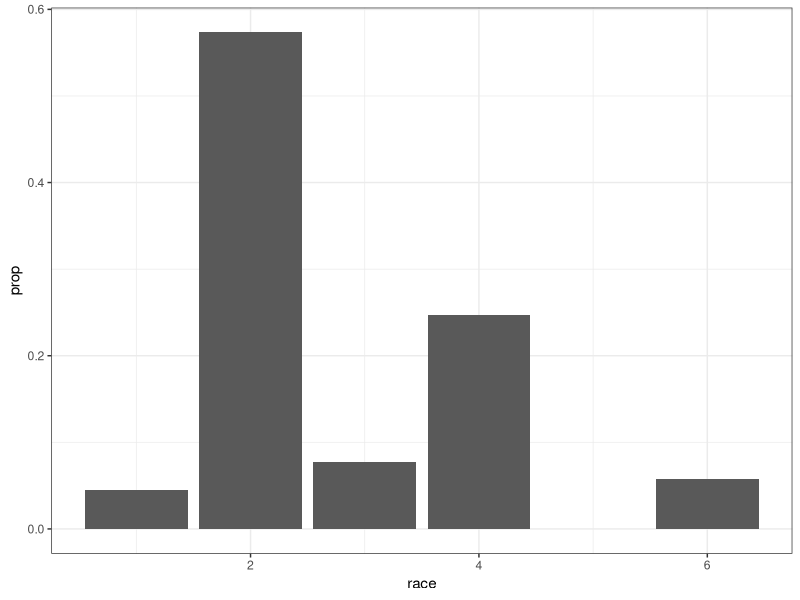
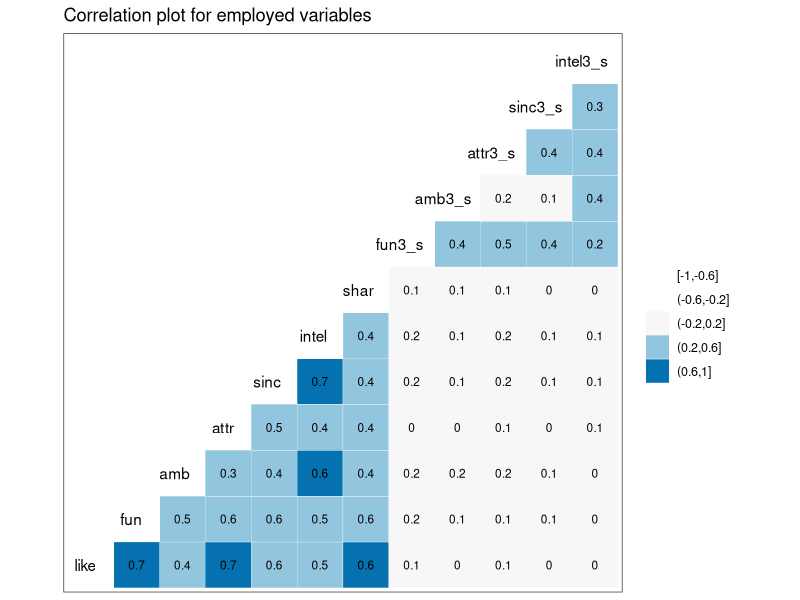
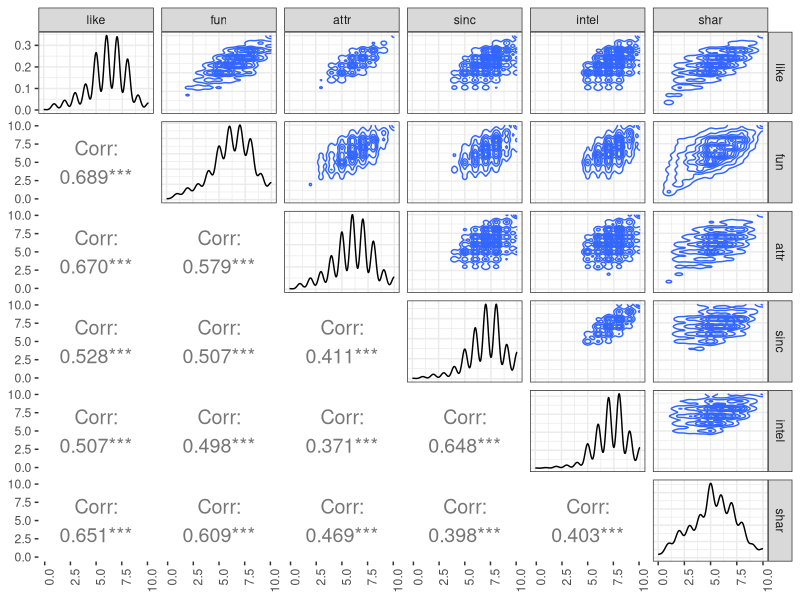
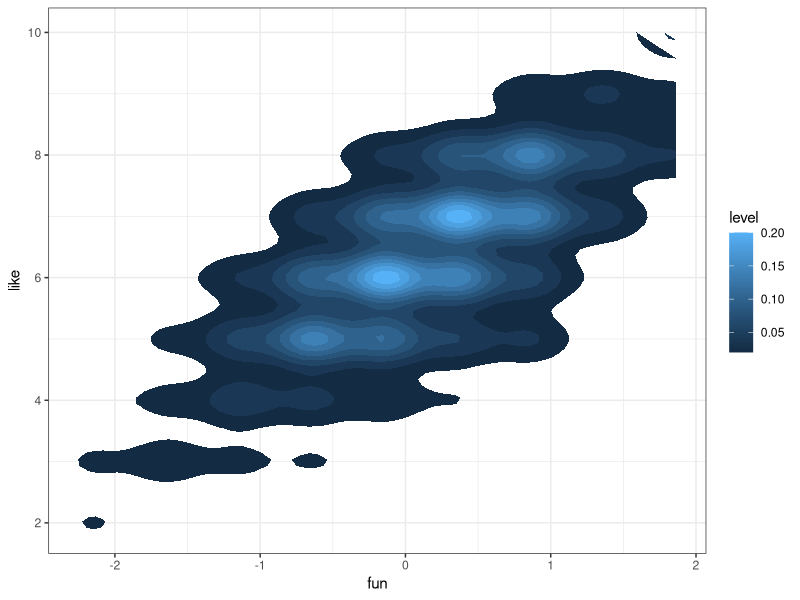
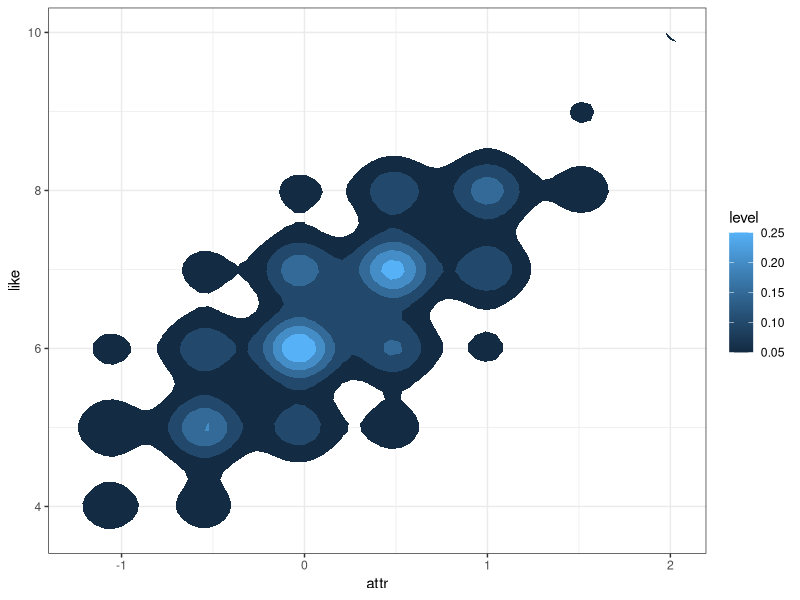
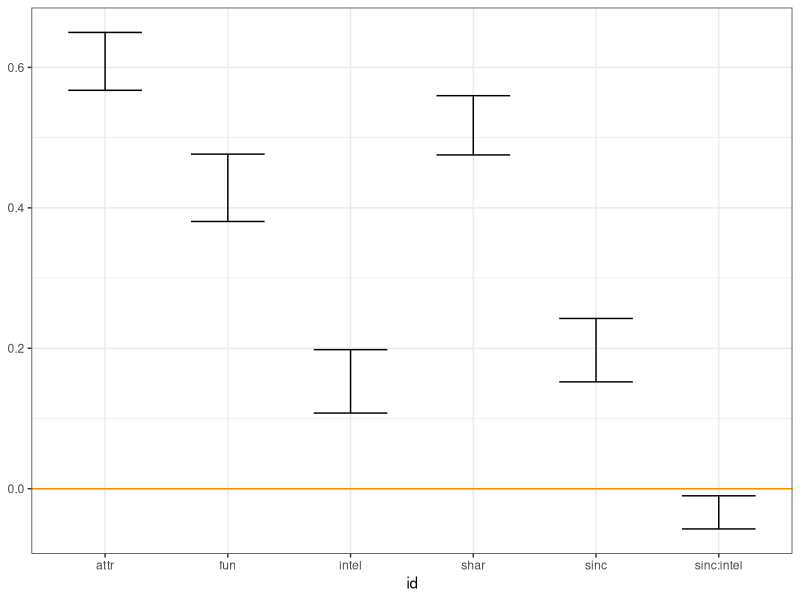

These charts were generated, in order, by the following R code:
## ---- chunk 1
library(scatterplot3d)
library(tidyverse)
library(GGally)
library(broom)
library(here)
theme_set(theme_bw())
## ---- chunk 2
data <- read_csv(here("data/speed-dating.csv"),
                 progress = FALSE,
                 col_types =cols(.default = col_integer(),
                                 int_corr = col_double(),
                                 field = col_character(),
                                 from = col_character(),
                                 career = col_character(),
                                 attr = col_double(),
                                 sinc = col_double(),
                                 intel = col_double(),
                                 fun = col_double(),
                                 amb = col_double(),
                                 shar = col_double(),
                                 like = col_double(),
                                 prob = col_double(),
                                 match_es = col_double(),
                                 attr3_s = col_double(),
                                 sinc3_s = col_double(),
                                 intel3_s = col_double(),
                                 fun3_s = col_double(),
                                 amb3_s = col_double()))

data %>%
  glimpse()
## ---- chunk 3
data %>%
  na.omit(race) %>%
  ggplot(aes(race, ..prop..)) +
  geom_bar()
## ---- chunk 4
require(GGally)

temp <- data %>% 
  select(like,fun,amb,attr,sinc,intel,shar,
         fun3_s,amb3_s,attr3_s,sinc3_s,intel3_s) %>% 
    na.omit()

ggcorr(temp, palette = "RdBu", label = TRUE,
       hjust = 0.75, label_size = 3, nbreaks = 5) +
  ggtitle("Correlation plot for employed variables")
## ---- chunk 5
temp <- data %>% 
  select(like,fun,attr,sinc,intel,shar) %>% 
    na.omit()

ggpairs(temp, 
        upper = list(continuous = "density"), 
        lower = list(continuous = wrap("cor", size=5)),
        axisLabels = 'show',progress = F) +
  theme(axis.text.x = element_text(angle = 90, hjust = 1))
## ---- chunk 6
temp %>% ## Put predictors on same scale
   mutate_at(.vars = vars(fun,attr,sinc,intel,shar),
             .funs = funs(scale(.))) -> temp

temp %>% 
  sample_n(10)
## ---- chunk 7
temp %>%
  ggplot(aes(fun, like)) +
   stat_density2d(aes(fill = ..level..), geom = "polygon")
## ---- chunk 8
temp %>%
  ggplot(aes(attr, like)) +
   stat_density2d(aes(fill = ..level..), geom = "polygon")
## ---- chunk 9
mod <- lm(like ~ fun + attr + shar + sinc + intel + intel * sinc , data = temp)
summary(mod, conf.int = TRUE) 
## ---- chunk 10
tibble::as_tibble(rownames = "id",
                  confint(mod)) 
## ---- chunk 11
tibble::as_tibble(rownames = "id",
                  confint(mod)) %>%
  filter(id != "(Intercept)") %>%
  ggplot(aes(id,ymin = `2.5 %`, ymax = `97.5 %`)) +
  geom_errorbar(width = 0.6) +
  geom_hline(yintercept = 0, colour = "darkorange") 
## ---- chunk 12
